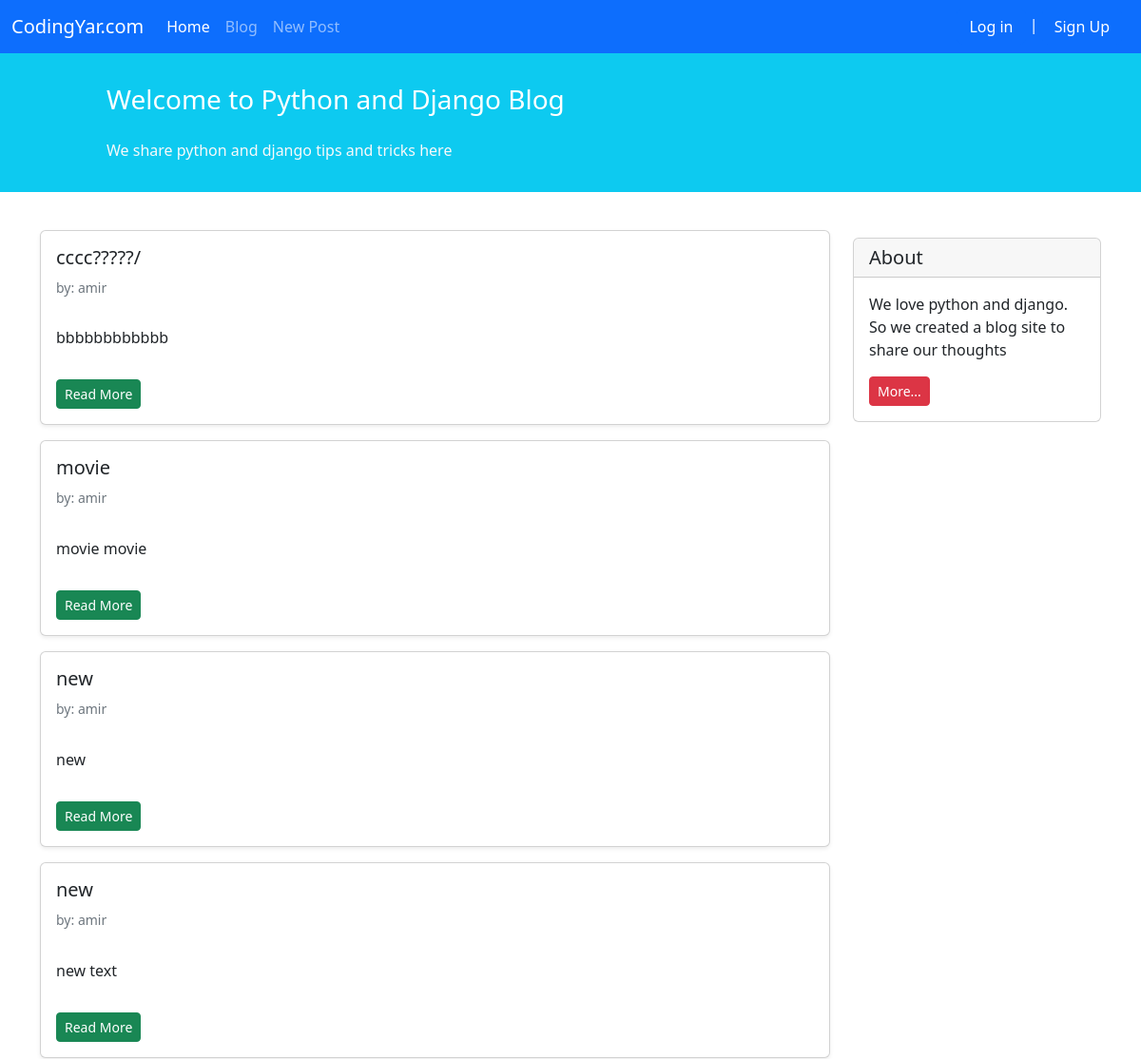
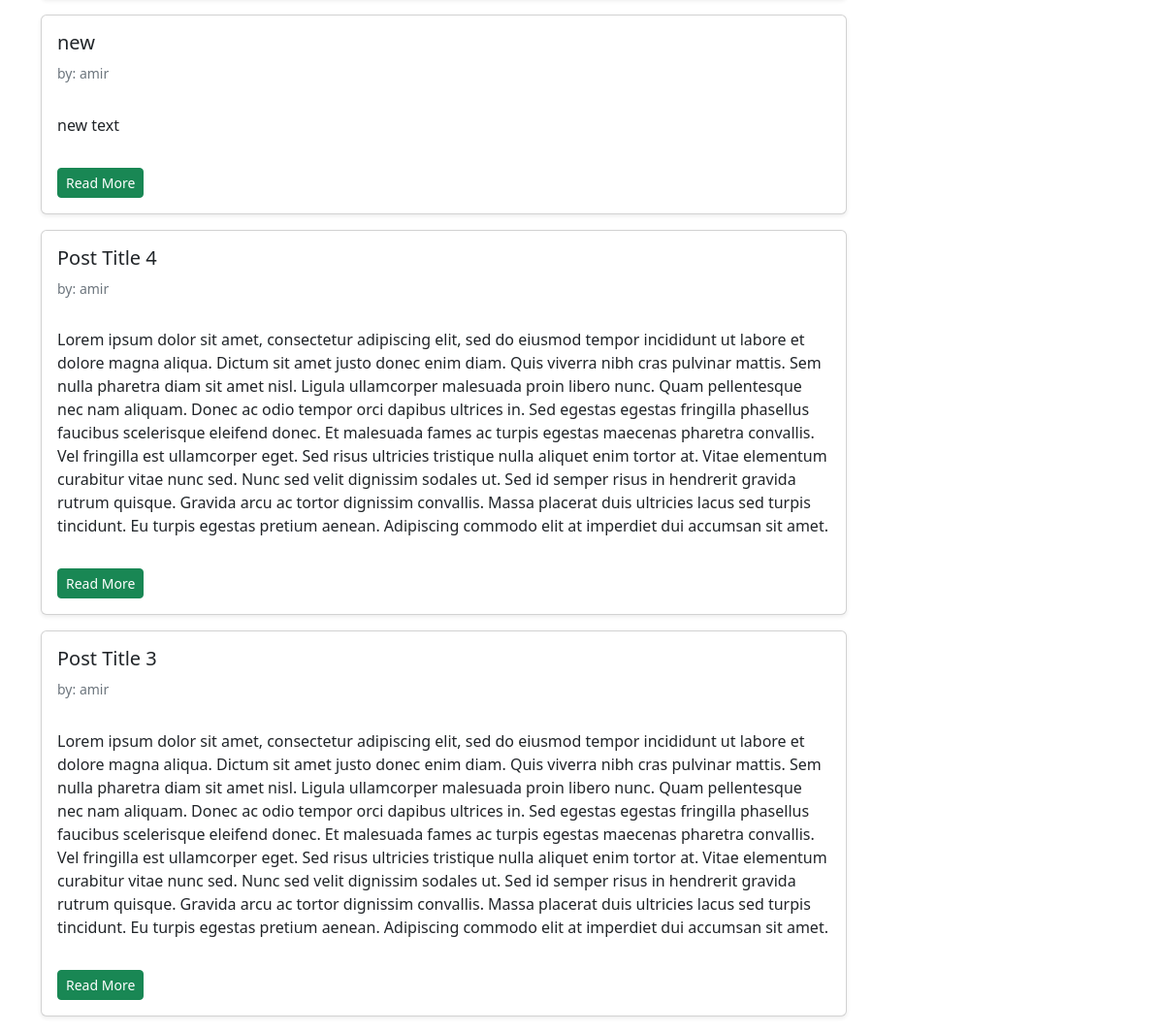
Screenshot of /blog/ with the database file from the repository (2 pictures, top to bottom).
### blog/models.py (models this page shows, shortened)
class Post(models.Model):
    STATUS_CHOICES = (
        ('pub', 'Published'),
        ('drf', 'Draft'),
    )
    title = models.CharField(max_length=100)
    text = models.TextField()
    author = models.ForeignKey('auth.User', on_delete=models.CASCADE)
    datetime_created = models.DateTimeField(auto_now_add=True)
    datetime_modified = models.DateTimeField(auto_now=True)
    status = models.CharField(max_length=3, choices=STATUS_CHOICES)

### blog/views.py (the view)
# urls.py: path('', views.PostListView.as_view(), name='posts_list'),
class PostListView(generic.ListView):
    template_name = 'blog/posts_list.html'
    context_object_name = 'posts_list'
    def get_queryset(self):
        return Post.objects.filter(status='pub', ).order_by('-datetime_modified')

### blog/templates/blog/posts_list.html (shortened to what this page needs)
{% extends '_base.html' %}
{% block content %}
        <div class="container mt-4">
            <div class="row">
                <div class="col-9">
                    {% for post in posts_list %}
                        <div class="card shadow-sm my-3">
                            <div class="card-body">
                                <h5 class="card-title">{{ post.title }}</h5>
                                <h6 class="card-subtitle mb-2 text-muted small py-2">by: {{ post.author }}</h6>
                                <p class="card-text py-3">
                                    {{ post.text }}
                                </p>
                                <a href="{% url 'post_detail' post.id %}" class="btn btn-sm btn-success">Read More</a>
                            </div>
                        </div>
                    {% endfor %}
                </div>
                <div class="col-3">
                        <div class="card my-4">
                            <h5 class="card-header">About</h5>
                            <div class="card-body">
                                <p class="card-text">We love python and django. So we created a blog site to share our
                                    thoughts</p>
                                <a href="#"
                                class="btn btn-sm btn-danger">
                                    More...
                                </a>
                            </div>
                        </div>
                </div>
            </div>
        </div>
{% endblock %}

### templates/_base.html (shortened to what this page needs)
<!doctype html>
<html lang="en">
<head>
    <link href="https://cdn.jsdelivr.net/npm/bootstrap@5.2.0/dist/css/bootstrap.min.css" rel="stylesheet">
</head>
<body>
    <nav class="navbar navbar-expand-lg navbar-dark bg-primary">
        <div class="container-fluid">
            <a class="navbar-brand" href="#">CodingYar.com</a>
            <div class="collapse navbar-collapse" id="navbarNavAltMarkup">
                <div class="navbar-nav">
                    <a class="nav-link active" aria-current="page" href="{% url 'posts_list' %}">Home</a>
                    <a class="nav-link" href="{% url 'posts_list' %}">Blog</a>
                    <a class="nav-link" href="{% url 'post_create' %}">New Post</a>
                </div>
            </div>
            <div class="mx-2 text-white">
                {% if user.is_authenticated %}
                    Welcome {{ user.username }} | <a class="btn btn-primary" href="{% url 'logout' %}">Log out</a>
                {% else %}
                    <a class="btn btn-primary" href="{% url 'login' %}">Log in</a> | <a class="btn btn-primary" href="{% url 'signup' %}">Sign Up</a>
                {% endif %}
            </div>
        </div>
    </nav>
    <div class="container-fluid bg-info">
        <div class="row py-3">
            <div class="col-md-8 col-md-10 mx-auto">
                <h3 class="my-4 mt-3 text-white">Welcome to Python and Django Blog</h3>
                <p class="text-light">We share python and django tips and tricks here</p>
            </div>
        </div>
    </div>
    {% block content %}
    {% endblock %}
</body>
</html>

### rows the page displays
Post: title "cccc?????/", author "amir", text "bbbbbbbbbbbb"
Post: title "movie", author "amir", text "movie movie"
Post: title "new", author "amir", text "new"
Post: title "new", author "amir", text "new text"
Post: title "new", author "amir", text "new text"
Post: title "Post Title 4", author "amir", text "Lorem ipsum dolor sit amet, consectetur adipiscing elit, sed do eiusmod tempor incididunt ut labore et dolore magna aliqua. Dictum sit amet justo donec enim diam. Quis viverra nibh cras pulvinar mattis. Sem nulla pharetra diam sit amet nisl. Ligula ullamcorper malesuada proin libero nunc. Quam pellentesque nec nam aliquam. Donec ac odio tempor orci dapibus ultrices in. Sed egestas egestas fringilla phasellus faucibus scelerisque eleifend donec. Et malesuada fames ac turpis egestas maecenas pharetra convallis. Vel fringilla est ullamcorper eget. Sed risus ultricies tristique nulla aliquet enim tortor at. Vitae elementum curabitur vitae nunc sed. Nunc sed velit dignissim sodales ut. Sed id…"
Post: title "Post Title 3", author "amir", text "Lorem ipsum dolor sit amet, consectetur adipiscing elit, sed do eiusmod tempor incididunt ut labore et dolore magna aliqua. Dictum sit amet justo donec enim diam. Quis viverra nibh cras pulvinar mattis. Sem nulla pharetra diam sit amet nisl. Ligula ullamcorper malesuada proin libero nunc. Quam pellentesque nec nam aliquam. Donec ac odio tempor orci dapibus ultrices in. Sed egestas egestas fringilla phasellus faucibus scelerisque eleifend donec. Et malesuada fames ac turpis egestas maecenas pharetra convallis. Vel fringilla est ullamcorper eget. Sed risus ultricies tristique nulla aliquet enim tortor at. Vitae elementum curabitur vitae nunc sed. Nunc sed velit dignissim sodales ut. Sed id…"
